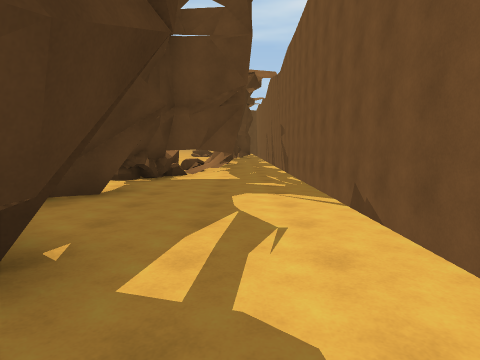
[1] (above)

16 first-person views from a walk through a Unity game level. The camera is 1.5 m above the floor, tilts 6° down and sees 75° across. The floor is counted in squares, 2 m on a side. Each view is taken from the middle of a square. On the plan, view 1 faces up. The plan holds only what a view shows up to about 10 squares ahead; the rest is blank. The place goes on beyond the plan. The player is left out.

[2]
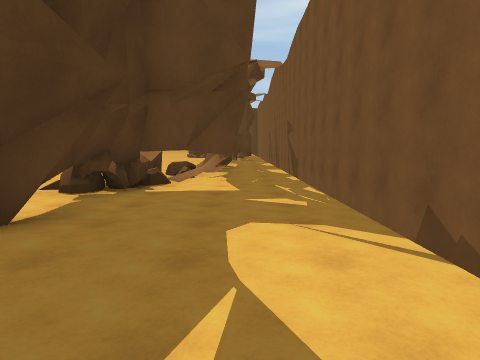

[3]
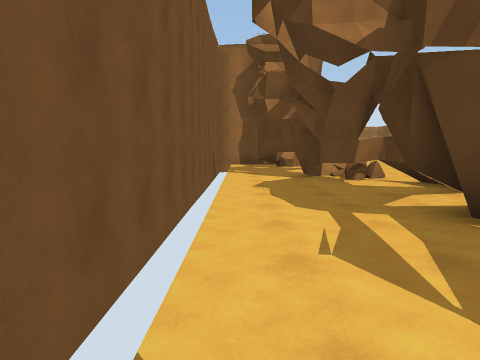

[4]
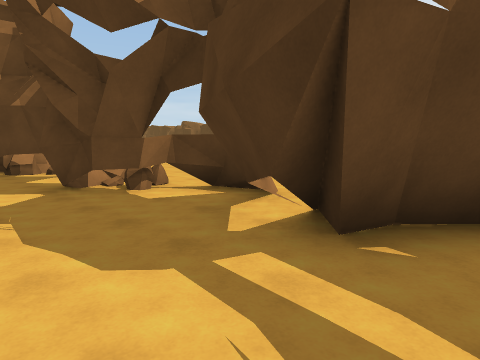

[5]
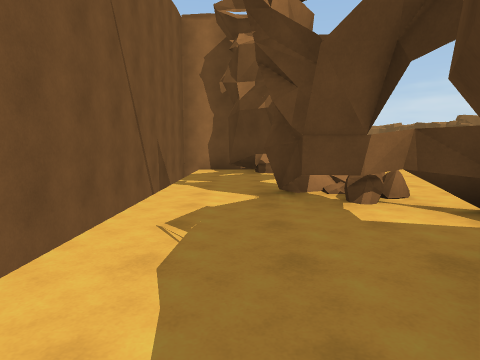

[6]
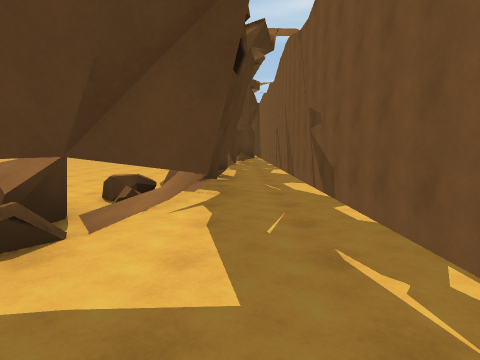

[7]
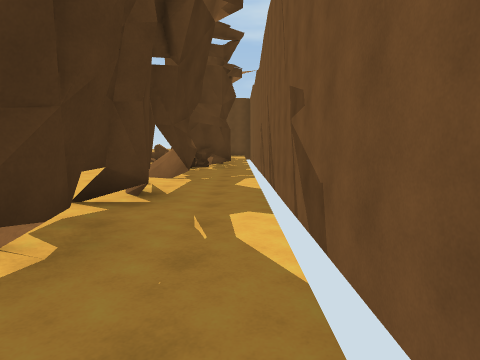

[8]
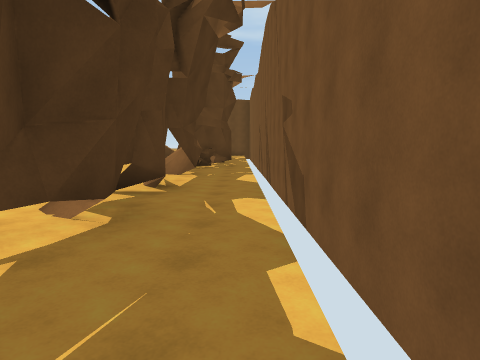

[9]
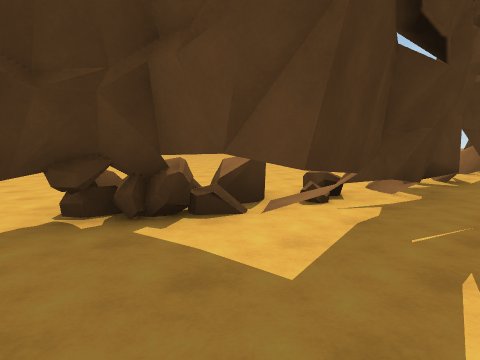

[10]
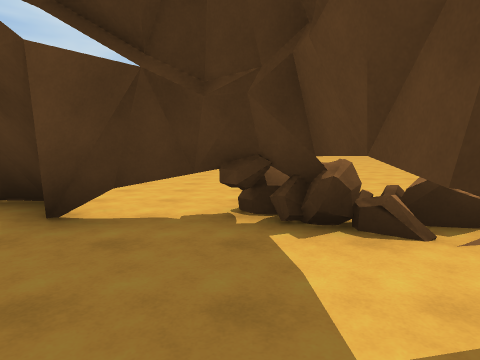

[11]
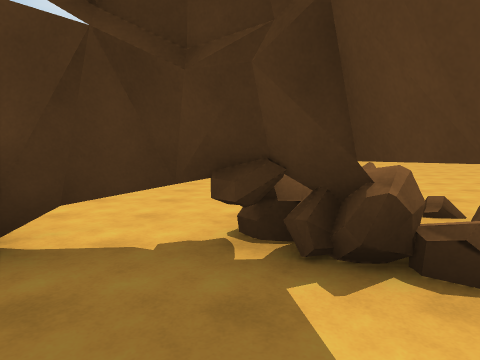

[12]
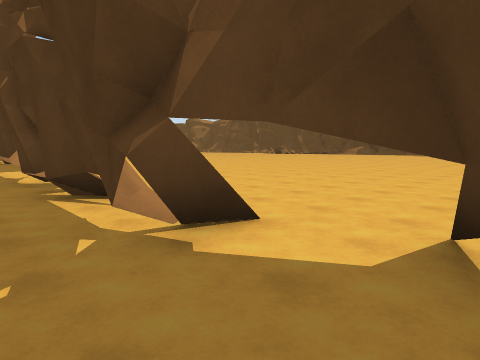

[13]
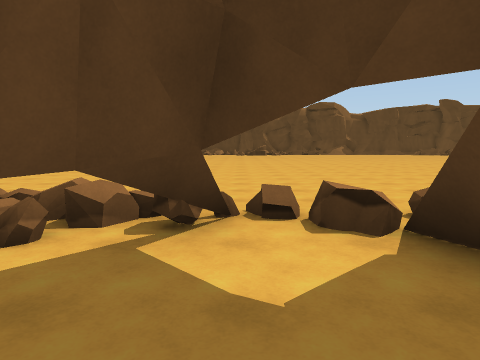

[14]
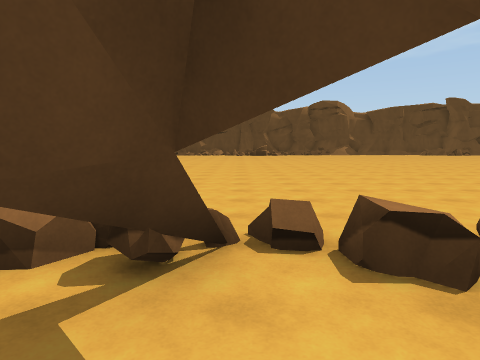

[15]
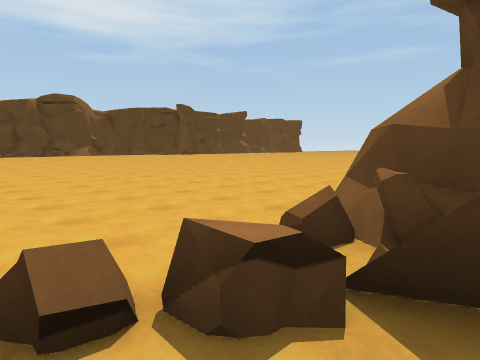

[16]
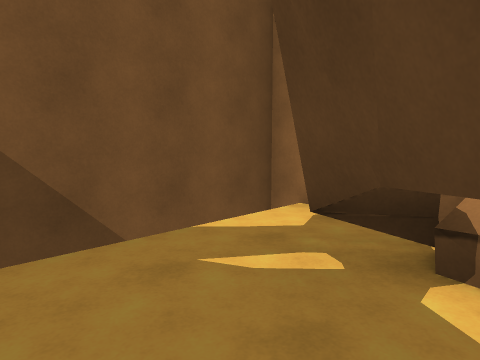

### Floor plan
Key: @ floor where view 1 was taken; # wall or solid block; x gap in a wall; . floor; / step, stairs or slope; = window, fence, low wall or low ledge; ^ raised ledge; T thing the floor can be seen under or through.
Columns run from 12 left of view 1 to 2 right of it. Each row starts with its distance up from view 1.
 19           .#..#
 18      ......x..#
 17   .........##.#
 16   ..........#.#
 15    ........#..#
 14   .........##.#
 13   .........##.#
 12    ........#..#
 11    ........#..#
 10     ...... #..#
  9        ..=^=..#
  8     .....=##..#
  7     .....##...#
  6     ......#...#
  5      ....##...#
  4       .  #....#
  3      ... ##...#
  2   ...... .##..#
  1   ........##..#
  0   .......T#.@.#
 -1  ........T....#
 -2 .........TT#..#
 -3 ..........=#..#
 -4  .........=#..#
 -5   ........#...#
 -6   ....... ##..#
 -7          //=#.#
 -8          /##..#

Positions as (right, up) in squares from view 1, and headings:
1: (0, 0), facing up
2: (0, 2), facing up
3: (1, 5), facing down
4: (1, 3), facing down-left
5: (0, 2), facing down
6: (0, 6), facing up
7: (1, 9), facing up
8: (1, 8), facing up
9: (1, 6), facing up-left
10: (1, 7), facing left
11: (0, 7), facing left
12: (1, 19), facing down-left
13: (1, -5), facing left
14: (0, -5), facing left
15: (-1, -5), facing up-left
16: (-1, -5), facing down-right
